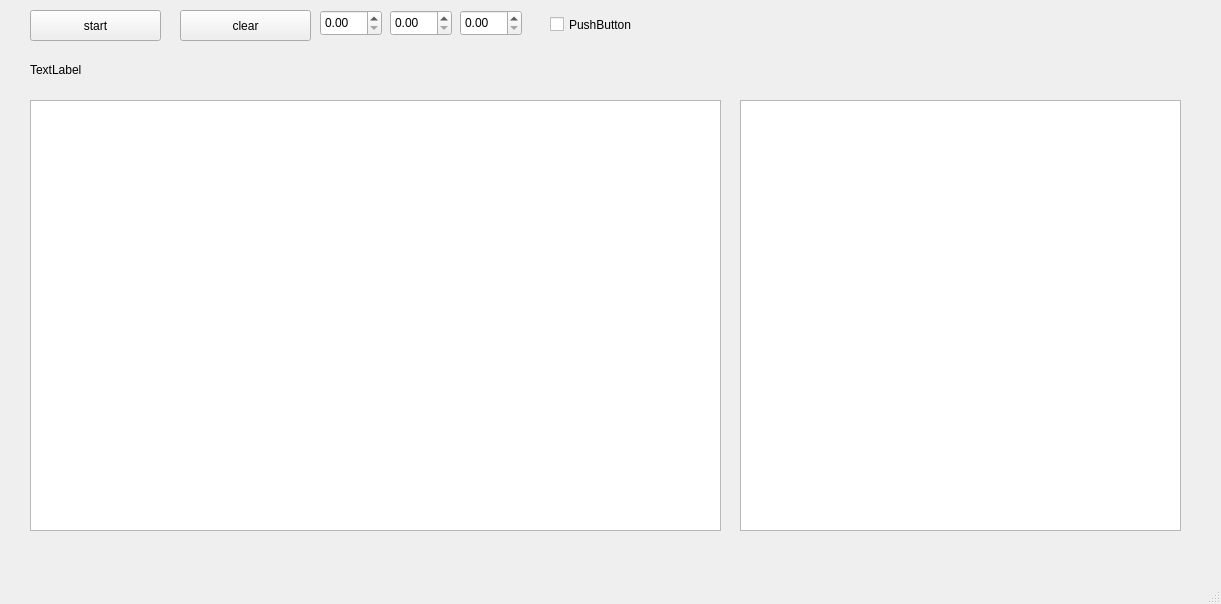
<?xml version="1.0" encoding="UTF-8"?>
<ui version="4.0">
 <class>MainWindow</class>
 <widget class="QMainWindow" name="MainWindow">
  <property name="geometry">
   <rect>
    <x>0</x>
    <y>0</y>
    <width>1221</width>
    <height>604</height>
   </rect>
  </property>
  <property name="windowTitle">
   <string>MainWindow</string>
  </property>
  <widget class="QWidget" name="centralwidget">
   <widget class="QPushButton" name="startButton">
    <property name="geometry">
     <rect>
      <x>30</x>
      <y>10</y>
      <width>131</width>
      <height>31</height>
     </rect>
    </property>
    <property name="text">
     <string>start</string>
    </property>
   </widget>
   <widget class="QLabel" name="labelPos">
    <property name="geometry">
     <rect>
      <x>30</x>
      <y>59</y>
      <width>621</width>
      <height>21</height>
     </rect>
    </property>
    <property name="text">
     <string>TextLabel</string>
    </property>
   </widget>
   <widget class="QGraphicsView" name="graphicsView">
    <property name="geometry">
     <rect>
      <x>30</x>
      <y>100</y>
      <width>691</width>
      <height>431</height>
     </rect>
    </property>
   </widget>
   <widget class="QPushButton" name="clearButton">
    <property name="geometry">
     <rect>
      <x>180</x>
      <y>10</y>
      <width>131</width>
      <height>31</height>
     </rect>
    </property>
    <property name="text">
     <string>clear</string>
    </property>
   </widget>
   <widget class="QDoubleSpinBox" name="speedInput">
    <property name="geometry">
     <rect>
      <x>320</x>
      <y>10</y>
      <width>62</width>
      <height>26</height>
     </rect>
    </property>
   </widget>
   <widget class="QDoubleSpinBox" name="altitudeInput">
    <property name="geometry">
     <rect>
      <x>390</x>
      <y>10</y>
      <width>62</width>
      <height>26</height>
     </rect>
    </property>
   </widget>
   <widget class="QGraphicsView" name="graphicsViewZ">
    <property name="geometry">
     <rect>
      <x>740</x>
      <y>100</y>
      <width>441</width>
      <height>431</height>
     </rect>
    </property>
   </widget>
   <widget class="QDoubleSpinBox" name="doubleSpinBoxAccel">
    <property name="geometry">
     <rect>
      <x>460</x>
      <y>10</y>
      <width>62</width>
      <height>26</height>
     </rect>
    </property>
   </widget>
   <widget class="QCheckBox" name="manualButton">
    <property name="geometry">
     <rect>
      <x>550</x>
      <y>10</y>
      <width>93</width>
      <height>29</height>
     </rect>
    </property>
    <property name="text">
     <string>PushButton</string>
    </property>
   </widget>
  </widget>
  <widget class="QMenuBar" name="menubar">
   <property name="geometry">
    <rect>
     <x>0</x>
     <y>0</y>
     <width>1221</width>
     <height>26</height>
    </rect>
   </property>
  </widget>
  <widget class="QStatusBar" name="statusbar"/>
 </widget>
 <resources/>
 <connections/>
</ui>
